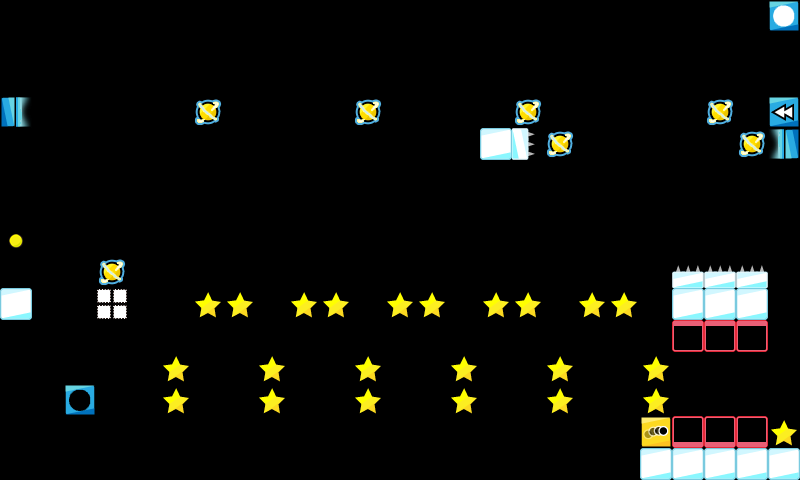

A 2D game scene composited from a Tiled map and its tileset images. What follows is a short description and the map's XML, with each tile layer's data collapsed to a summary:
An orthogonal 25x15 tile map with 32x32 px tiles, 1 tile layer (map).

<map version="1.0" orientation="orthogonal" renderorder="right-down" width="25" height="15" tilewidth="32" tileheight="32" nextobjectid="1">
 <tileset firstgid="1" name="map_tiles" tilewidth="32" tileheight="32" tilecount="225" columns="15">
  <image source="../../img/map_tiles.png" width="480" height="480" />
 </tileset>
 <layer name="map" width="25" height="15">
  <data>[375 cells, 58 non-empty, 14 distinct tile ids]</data>
 </layer>
 <objectgroup color="#ffffff" name="Object Layer 1" />
</map>
